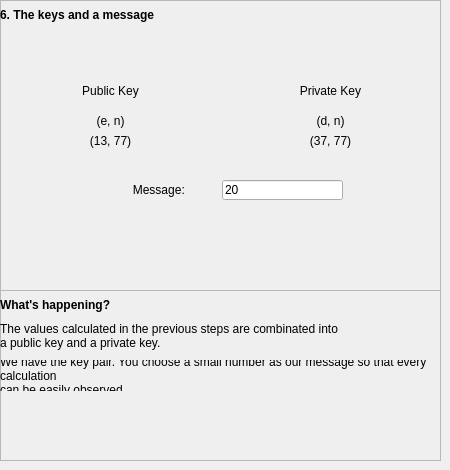
        <widget class="QWidget" name="pg_ersapg6">
         <widget class="QFrame" name="fr_ersawh6">
          <property name="geometry">
           <rect>
            <x>0</x>
            <y>290</y>
            <width>441</width>
            <height>171</height>
           </rect>
          </property>
          <property name="frameShape">
           <enum>QFrame::StyledPanel</enum>
          </property>
          <property name="frameShadow">
           <enum>QFrame::Raised</enum>
          </property>
          <widget class="QLabel" name="lbl_ersawh6_ex1">
           <property name="geometry">
            <rect>
             <x>0</x>
             <y>30</y>
             <width>441</width>
             <height>31</height>
            </rect>
           </property>
           <property name="text">
            <string>The values calculated in the previous steps are combinated into 
a public key and a private key.</string>
           </property>
          </widget>
          <widget class="QLabel" name="lbl_ersawh6_wh">
           <property name="geometry">
            <rect>
             <x>0</x>
             <y>0</y>
             <width>211</width>
             <height>31</height>
            </rect>
           </property>
           <property name="text">
            <string>&lt;html&gt;&lt;head/&gt;&lt;body&gt;&lt;p&gt;&lt;span style=&quot; font-size:9pt; font-weight:600;&quot;&gt;What's happening?&lt;/span&gt;&lt;/p&gt;&lt;/body&gt;&lt;/html&gt;</string>
           </property>
           <property name="alignment">
            <set>Qt::AlignLeading|Qt::AlignLeft|Qt::AlignVCenter</set>
           </property>
          </widget>
          <widget class="QLabel" name="lbl_ersawh6_ex2">
           <property name="geometry">
            <rect>
             <x>0</x>
             <y>70</y>
             <width>441</width>
             <height>31</height>
            </rect>
           </property>
           <property name="text">
            <string>We have the key pair. You choose a small number as our message so that every calculation 
can be easily observed.</string>
           </property>
           <property name="wordWrap">
            <bool>true</bool>
           </property>
          </widget>
         </widget>
         <widget class="QFrame" name="fr_ersamn6">
          <property name="geometry">
           <rect>
            <x>0</x>
            <y>0</y>
            <width>441</width>
            <height>291</height>
           </rect>
          </property>
          <property name="frameShape">
           <enum>QFrame::StyledPanel</enum>
          </property>
          <property name="frameShadow">
           <enum>QFrame::Raised</enum>
          </property>
          <widget class="QLabel" name="lbl_ersamn6_pbk">
           <property name="geometry">
            <rect>
             <x>0</x>
             <y>80</y>
             <width>221</width>
             <height>21</height>
            </rect>
           </property>
           <property name="text">
            <string>Public Key</string>
           </property>
           <property name="alignment">
            <set>Qt::AlignCenter</set>
           </property>
          </widget>
          <widget class="QLabel" name="lbl_ersamn6_kam">
           <property name="geometry">
            <rect>
             <x>0</x>
             <y>0</y>
             <width>221</width>
             <height>31</height>
            </rect>
           </property>
           <property name="text">
            <string>&lt;html&gt;&lt;head/&gt;&lt;body&gt;&lt;p&gt;&lt;span style=&quot; font-size:9pt; font-weight:600;&quot;&gt;6. The keys and a message&lt;/span&gt;&lt;/p&gt;&lt;/body&gt;&lt;/html&gt;</string>
           </property>
           <property name="alignment">
            <set>Qt::AlignLeading|Qt::AlignLeft|Qt::AlignVCenter</set>
           </property>
          </widget>
          <widget class="QLabel" name="lbl_ersamn6_prk">
           <property name="geometry">
            <rect>
             <x>220</x>
             <y>80</y>
             <width>221</width>
             <height>21</height>
            </rect>
           </property>
           <property name="text">
            <string>Private Key</string>
           </property>
           <property name="alignment">
            <set>Qt::AlignCenter</set>
           </property>
          </widget>
          <widget class="QLabel" name="lbl_ersamn6_en_num">
           <property name="geometry">
            <rect>
             <x>0</x>
             <y>130</y>
             <width>221</width>
             <height>21</height>
            </rect>
           </property>
           <property name="text">
            <string>(13, 77)</string>
           </property>
           <property name="alignment">
            <set>Qt::AlignCenter</set>
           </property>
          </widget>
          <widget class="QLabel" name="lbl_ersamn6_en">
           <property name="geometry">
            <rect>
             <x>0</x>
             <y>110</y>
             <width>221</width>
             <height>21</height>
            </rect>
           </property>
           <property name="text">
            <string>(e, n)</string>
           </property>
           <property name="alignment">
            <set>Qt::AlignCenter</set>
           </property>
          </widget>
          <widget class="QLabel" name="lbl_ersamn6_dn_num">
           <property name="geometry">
            <rect>
             <x>220</x>
             <y>130</y>
             <width>221</width>
             <height>21</height>
            </rect>
           </property>
           <property name="text">
            <string>(37, 77)</string>
           </property>
           <property name="alignment">
            <set>Qt::AlignCenter</set>
           </property>
          </widget>
          <widget class="QLabel" name="lbl_ersamn6_dn">
           <property name="geometry">
            <rect>
             <x>220</x>
             <y>110</y>
             <width>221</width>
             <height>21</height>
            </rect>
           </property>
           <property name="text">
            <string>(d, n)</string>
           </property>
           <property name="alignment">
            <set>Qt::AlignCenter</set>
           </property>
          </widget>
          <widget class="QLabel" name="lbl_ersamn6_ms">
           <property name="geometry">
            <rect>
             <x>100</x>
             <y>180</y>
             <width>121</width>
             <height>20</height>
            </rect>
           </property>
           <property name="text">
            <string>Message: </string>
           </property>
           <property name="alignment">
            <set>Qt::AlignCenter</set>
           </property>
          </widget>
          <widget class="QLineEdit" name="lne_ersamn6_ms">
           <property name="geometry">
            <rect>
             <x>222</x>
             <y>180</y>
             <width>121</width>
             <height>20</height>
            </rect>
           </property>
           <property name="text">
            <string>20</string>
           </property>
          </widget>
         </widget>
        </widget>
